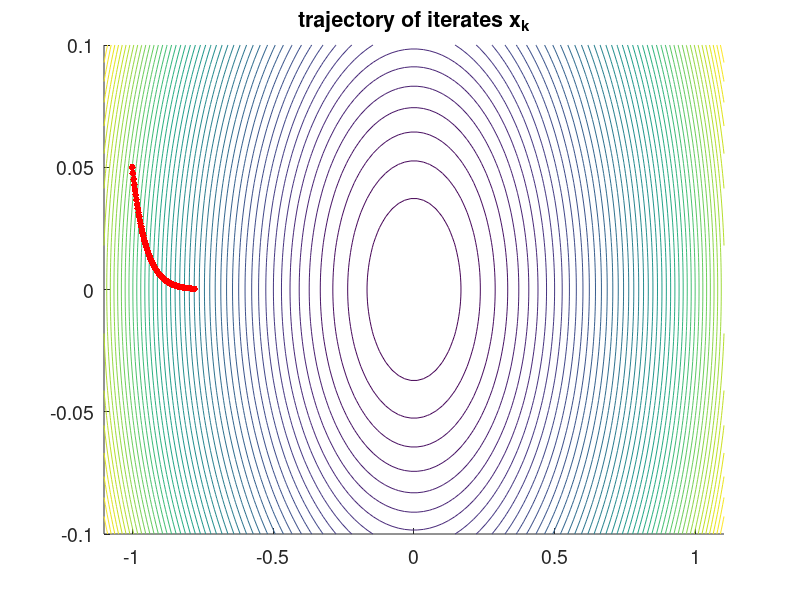

Reproduce this figure in MATLAB.
gamma = 0.05;
f = @(x) 0.5*(gamma*x(1)^2 + x(2)^2); %define f(x)
grad = @(x) [gamma*x(1);x(2)];        %define grad f(x)

t0 = 0.05;      %constant stepsize
x = [-1;0.05];  %initial point x0
cost = f(x);    %initialize cost array
xar = x;        %initialize array of iterates (for plotting)
for k=1:100
    if norm(grad(x)) < 1e-16
     break;
    end
    d = -grad(x); %steepest descent
    t = t0;   
    x = x + t*d;
    cost = [cost,f(x)];
    xar = [xar,x];
end

% plot trajectory of iterates
figure(1);cla;
[X,Y] = meshgrid(linspace(-1.1,1.1,100),linspace(-0.1,0.1,100));
Z = zeros(size(X));
for i=1:length(X(:))
    Z(i) = f([X(i),Y(i)]);
end
hold on
contour(X,Y,Z,50);
plot(xar(1,:),xar(2,:),'.-r','markersize',15,'linewidth',1);
hold off;
set(gca,'fontsize',14);
title('trajectory of iterates x_k');
